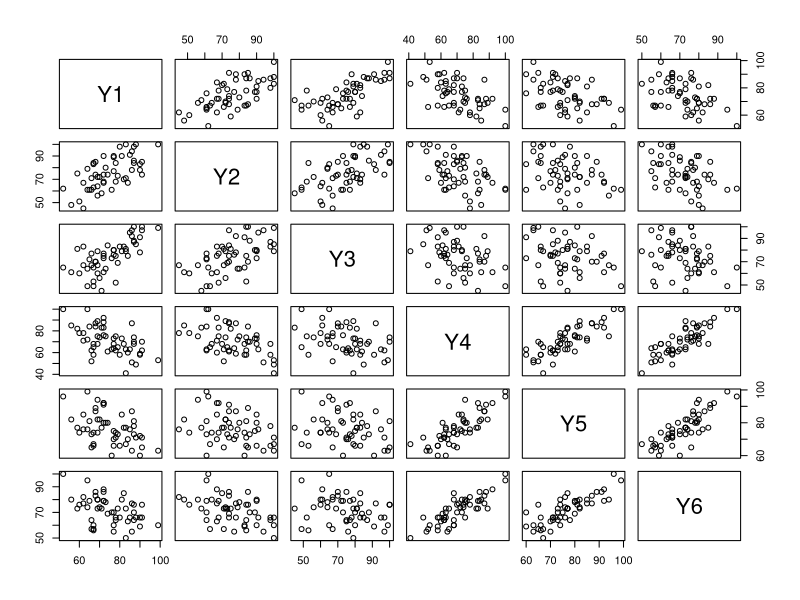
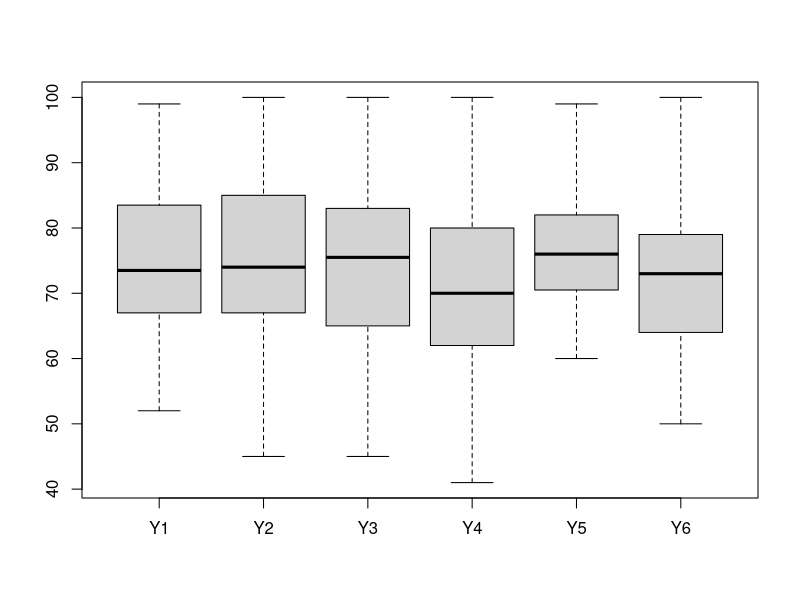

Recreate these plots in R, in order.
setwd('/Users/anakin/Github/RTraining')
data_test = read.csv('student.csv')
pairs(data_test) # plot(data_test)
boxplot(data_test)

Y1=as.numeric(data_test$Y1)
Y2=as.numeric(data_test$Y2)
Y3=as.numeric(data_test$Y3)
Y4=as.numeric(data_test$Y4)
Y5=as.numeric(data_test$Y5)
Y6=as.numeric(data_test$Y6)


summary(data_test)